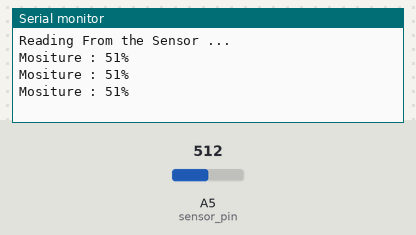
The sketch below on a simulated Arduino Uno, built with avr-gcc and run on an emulated ATmega328P. Shown: the last lines printed to the serial monitor. The inputs (shaded band) are chosen by the test bench; at power-on: A5 (sensor_pin) = 512.

Above: at 3.2 s.
3.3 s: A5 (sensor_pin) set to 716
At 3.9 s:
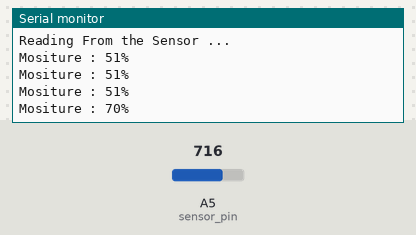
4.8 s: A5 (sensor_pin) set to 900
At 5.4 s:
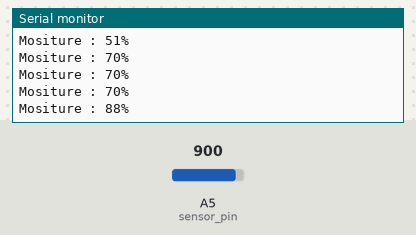
Timing chart, 0 to 7.8 s (numbered marks = the images above; inputs shaded):
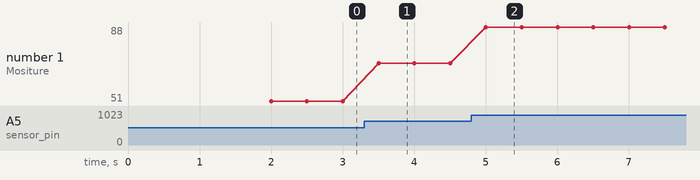

Measured:
- after the input at 3.3 s, the serial monitor: prints a new line after 0.20 s (image 1)
- after the input at 4.8 s, the serial monitor: prints a new line after 0.20 s (image 2)
- plotted number 1: 51 → 70 after the input at 3.3 s, 70 → 88 after the input at 4.8 s

The sketch:

avtopoliv_test.ino
```cpp
int sensor_pin = A5;
int output_value;

void setup() {
  Serial.begin(9600);
  pinMode(sensor_pin, INPUT);
  Serial.println("Reading From the Sensor ...");
  delay(2000);
  }

void loop() {
  output_value = analogRead(sensor_pin);
  output_value = map(output_value,1023,0,100,0);
  Serial.print("Mositure : ");
  Serial.print(output_value);
  Serial.println("%");
  delay(500);
  }
```
